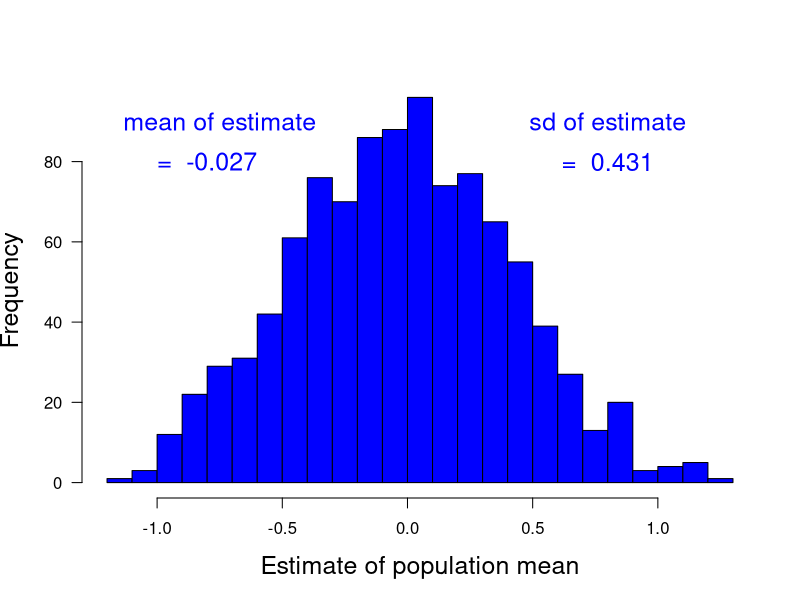

Source code (R):
print('file: PointEstMeanNormal.R')
# Estimate mean (mu) from random sample of normal distribution
set.seed(1953)
M = 1000   # number of Monte-Carlo runs
n = 5      # sample size
muest = numeric(M)
for(m in 1:M) muest[m]=mean(rnorm(n))
# png('MCmeanNormal160227.png',width=16,height=12,units='cm',res=300)
hist(muest,30,col='blue',xlab='Estimate of population mean',main='',las=1,cex.lab=1.5)
meanmuest = mean(muest); print(c(round(meanmuest,4),'meanmuest'))  # -0.02700781 (expected: close to mu = 0)
varmuest = var(muest); print(c(round(varmuest,4),'varmuest'))  #  0.1857987 (expected: close to sigma^2/n = 1/5 = 0.2)
sdmuest = sd(muest); print(c(round(sdmuest,4),'sdmuest'))      # 0.4310438
text(-0.75,90,'mean of estimate',col='blue',cex=1.5)
text(-0.8,80,paste('= ',as.character(round(meanmuest,3))),col='blue',cex=1.5)
text(0.8,90,'sd of estimate',col='blue',cex=1.5)
text(0.8,80,paste('= ',as.character(round(sdmuest,3))),col='blue',cex=1.5)
# dev.off()
